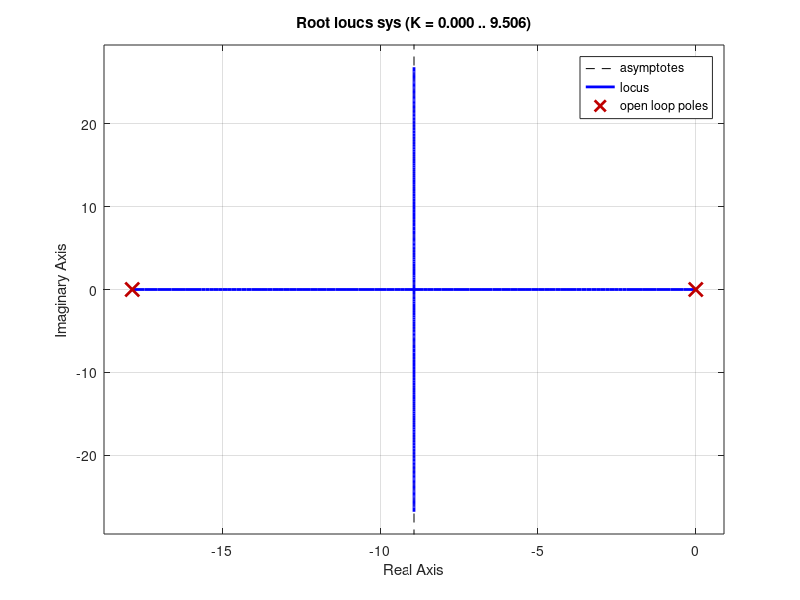

MATLAB code to generate this figure:
tau = 0.056;
Kohm=1.1;
Kthe=3.98;
K=1.18;

K2=K*Kthe;
mBF=0.8;

C=1/(mBF^2*4*K2*tau)
omega0 = (K2*C/tau)^(1/2)

num=[K2];
den=[tau 1 0];

sys=tf(num,den);

% 
% zeta=0.8;wn=12.5;
% rlocus(sys);
% sgrid(zeta,wn);
% 
% C=0.1;
% sysBF = feedback(C*sys,1,-1);
rlocus(sys);

% prep 2
%  omegaBF=[20 30 50];
%  
%  l1=tau.*omegaBF.^2/K2
%  l2=(2*tau*mBF.*omegaBF-1)/K2